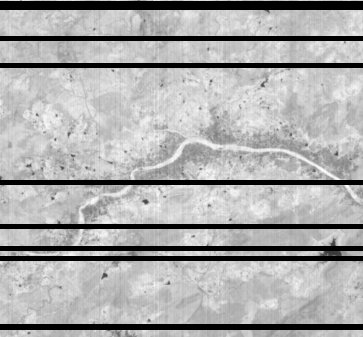
#> input picture CV_Output/horiz_data.tif, 363 x 337 px
$ python cv_test.py
#> lines starting #> are read from the running program, lines starting #| are printed output that depends on the picture
#> further down, img is the input picture: PIL image 363x337 I;16; min 0, max 1547, mean 1037.3
import numpy as np
import cv2 as cv
from PIL import Image
import timeit
start = timeit.default_timer()

# [9 lines of commented-out code are left out]

def array_to_jpg_image(f):
    l=(f*(255/4095))//1
    gray=np.uint8(l)
    im = Image.fromarray(gray)
    return im

def mask_t(l,flag,t):
#> called with flag = 0, t = 300
    d=l.shape
#> d = (337, 363)
    k= np.zeros(d,dtype=np.uint8)
    if flag == 0:
        temp=np.where(l<=t)
#> temp = 16335 positions, rows 1 to 329, columns 0 to 362
        k[temp]=255
    elif flag == 1:
        temp=np.where(l>=t)
        k[temp]=255
    return k

def correrct(l,mask,mode=0):
#> called with mode = 1
    if mode==0:
        dst=cv.inpaint(l,mask,3,cv.INPAINT_NS)
    if mode==1:
        dst=cv.inpaint(l,mask,3,cv.INPAINT_TELEA)
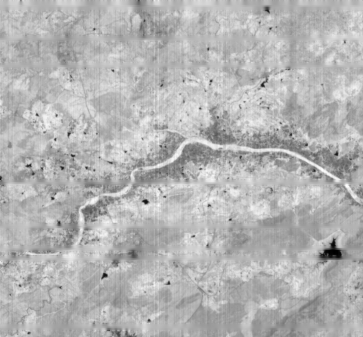
#> dst: shape (337, 363) uint16; min 343, max 1547, mean 1195.1; drawn with min black and max white
    return dst


f=r"../horiz_data.tif"


img = Image.open(f)
l = np.array(img)
inpaint_arr = correrct(l,mask_t(l,0,300),1)
t=Image.fromarray(inpaint_arr)


t.save("cv_horiz_te.tif")

array_to_jpg_image(inpaint_arr).save("cv_horiz_te.jpg")
#> in array_to_jpg_image, `gray=np.uint8(l)`:
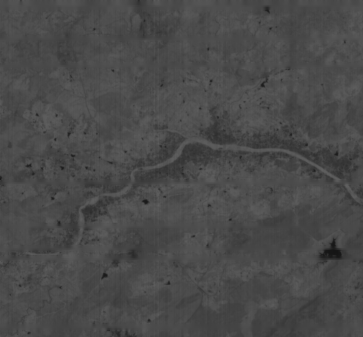
#> gray: shape (337, 363); min 21, max 96, mean 73.9


stop = timeit.default_timer()
print('Time: ', stop - start)
